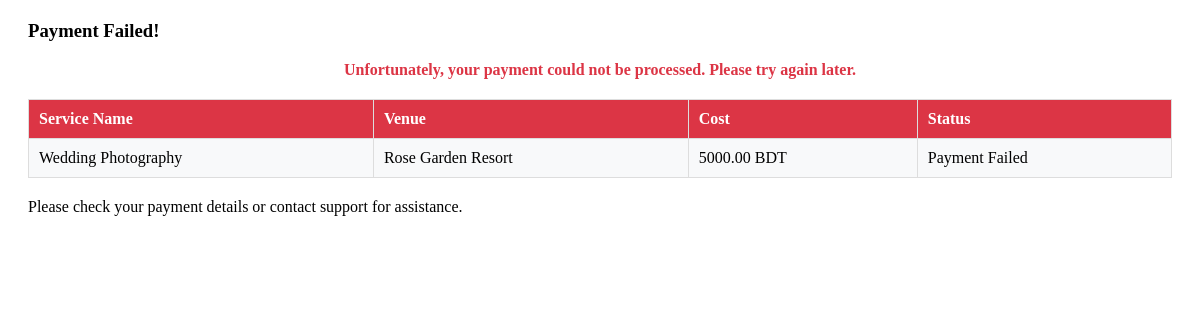
Page /fail.php?service_id=47 on the committed database.
### tables this page shows
CREATE TABLE `manageservices` (
  `id` int(11) NOT NULL,
  `service_name` varchar(255) DEFAULT NULL,
  `description` text DEFAULT NULL,
  `cost` decimal(10,2) DEFAULT NULL,
  `service_date` datetime DEFAULT NULL,
  `venue` varchar(255) DEFAULT NULL,
  `organizer` int(11) DEFAULT NULL,
  `status` enum('pending','approved','rejected') DEFAULT 'pending',
  `created_at` timestamp NOT NULL DEFAULT current_timestamp(),
  `updated_at` timestamp NOT NULL DEFAULT current_timestamp() ON UPDATE current_timestamp(),
  `service_category` varchar(255) NOT NULL,
  `image_path` varchar(255) DEFAULT NULL
);

### fail.php (the view, shortened to what this page needs)
<?php
require_once('essentialuser.php');
if (isset($_GET['service_id'])) {
    $service_id = $_GET['service_id'];
} else {
    echo "Service ID not provided.";
    exit;
}
$stmt = $con->prepare("SELECT service_name, cost, venue FROM ManageServices WHERE id = ?");
$stmt->bind_param("i", $service_id);
$stmt->execute();
$stmt->bind_result($service_name, $service_cost, $venue);
?>
<!DOCTYPE html>
<html lang="en">
<head>
</head>
<body>
    <div class="content">
        <h3>Payment Failed!</h3>
        <div class="message">
            <p>Unfortunately, your payment could not be processed. Please try again later.</p>
        </div>
        <table>
            <thead>
                <tr>
                    <th>Service Name</th>
                    <th>Venue</th>
                    <th>Cost</th>
                    <th>Status</th>
                </tr>
            </thead>
            <tbody>
                <tr>
                    <td><?= htmlspecialchars($service_name) ?></td>
                    <td><?= htmlspecialchars($venue) ?></td>
                    <td><?= htmlspecialchars($service_cost) ?> BDT</td>
                    <td>Payment Failed</td>
                </tr>
            </tbody>
        </table>
        <p>Please check your payment details or contact support for assistance.</p>
    </div>
</body>
</html>

### fail.php (style rules this page uses)
.content { margin: 20px; }
table { width: 100%; border-collapse: collapse; margin: 20px 0; }
table th, table td { border: 1px solid #ddd; padding: 10px; text-align: left; }
table th { background-color: #dc3545; color: white; }
table td { background-color: #f8f9fa; }
.message { color: #dc3545; font-weight: bold; text-align: center; }

### rows in the picture
manageservices: service_name "Wedding Photography", venue "Rose Garden Resort", cost "5000.00"
